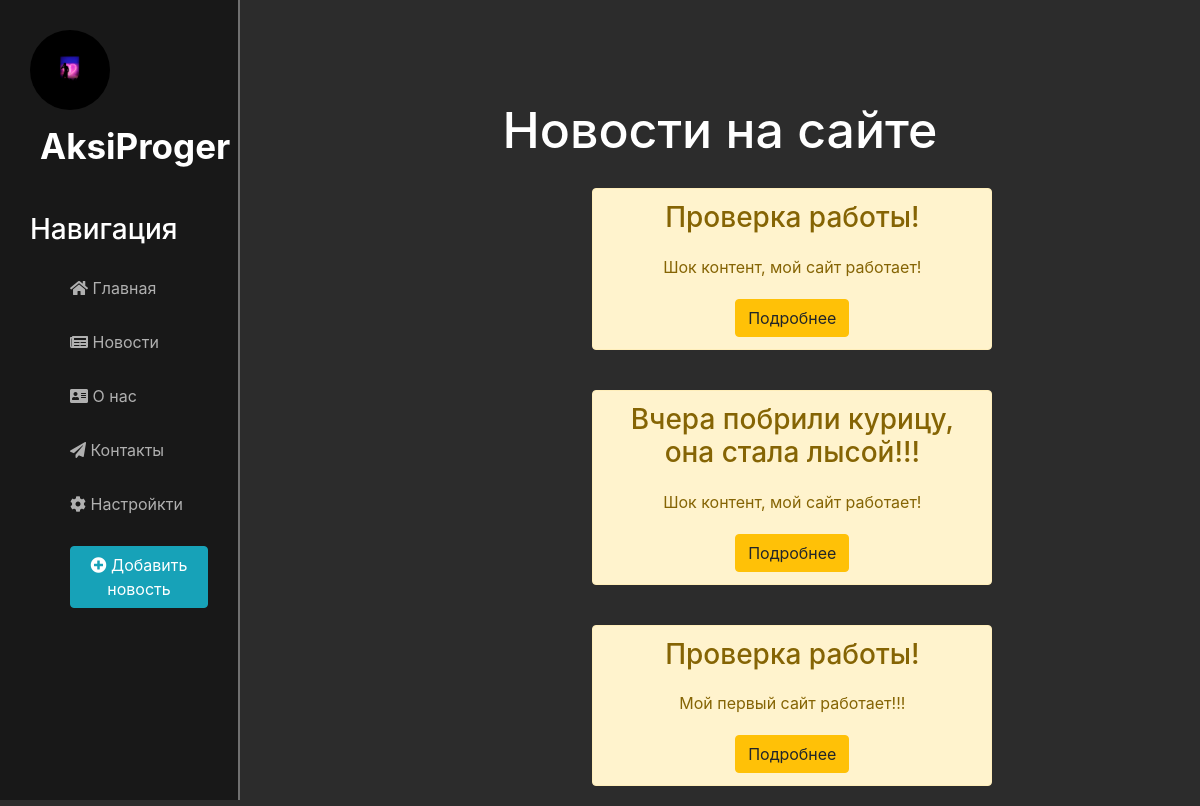
Page /news/ on the committed database.
### news/models.py (models this page shows, shortened)
class articles(models.Model):
    title = models.CharField('Название', max_length=50) #Создаём поле с названием 'Название' и ограничиваем в 50 символов
    anons = models.CharField('Анонс', max_length=250) #Создаём поле с названием 'Анонс' и ограничиваем в 50 символов
    full_text = models.TextField('Статья') #Создаём поле с названием 'Статья' её кол-во символов может достигать до 20к
    date = models.DateTimeField('Дата публикации') #Создаём поле с названием 'Дата публикации'
    class Meta:
        verbose_name = 'Новость' #Имя таблички в единственном числе
        verbose_name_plural = 'Новости' #Имя таблички в множественном числе

### news/views.py (the view)
# urls.py: path('', views.news_home, name="news_home"), #Делаем для 'Новости' ссылку на views из другого приложения
def news_home(request):
    news = articles.objects.order_by('-date') #Получить все объекты
    return render(request, 'news/news_home.html', {'news': news}) #Обрабатываем запрос и возвращаем шаблон html из папки templates

### news/templates/news/news_home.html (shortened to what this page needs)
{% extends 'main/layout.html' %}
{% block content %}
    <div class="features">
        <h1>Новости на сайте</h1>
        {% if news %}
            {% for val in news %}
                <div class="alert alert-warning">
                    <h3>{{ val.title }}</h3>
                    <p>{{ val.anons }}</p>
                    <a href="{% url 'news-detail' val.id %}" class="btn btn-warning">Подробнее</a>
                </div>
            {% endfor %}
        {% else %}
            <p>У вас нет новостей</p>
        {% endif %}
    </div>
{% endblock %}

### main/templates/main/layout.html (shortened to what this page needs)
{% load static %}
<!doctype html>
<html lang="ru">
<head>
    <link rel="stylesheet" href="https://stackpath.bootstrapcdn.com/bootstrap/4.5.2/css/bootstrap.min.css">
    <link rel="stylesheet" href="{% static 'main/css/main.css' %}">
    <link rel="stylesheet" href="https://use.fontawesome.com/releases/v5.8.2/css/all.css">
</head>
<body>
    <aside>
        <img src="{% static 'main/img/Aksi.jpg' %}" alt="Лого">
        <span class="logo">AksiProger</span>
        <h3>Навигация</h3>
        <ul>
            <a href="{% url 'home' %}"><li><i class="fas fa-home"></i> Главная</li></a>
            <a href="{% url 'news_home' %}"><li><i class="fas fa-newspaper"></i> Новости</li></a>
            <a href="{% url 'about' %}"><li><i class="fas fa-address-card"></i> О нас</li></a>
            <a href=""><li><i class="fas fa-paper-plane"></i> Контакты</li></a>
            <a href=""><li><i class="fas fa-cog"></i> Настройкти</li></a>
            <a href="{% url 'create' %}"><li><button class="btn btn-info"><i class="fas fa-plus-circle"></i> Добавить новость</button></li></a>
        </ul>
    </aside>
    <main>
        {% block  content %}
        {% endblock %}
    </main>
</body>
</html>

### main/static/main/css/main.css (style rules this page uses)
body { background: #2c2c2c; }
aside { float: left; background: #181818; width: 20%; padding: 2.5%; height: 100vh; color: #ffffff; border-right: 2px solid #707070; }
aside img { width: 80px; float: left; border-radius: 50%; }
aside .logo { font-size:35px; margin-left: 10px; font-weight: bold; position: relative; top: 10px }
aside h3 { margin-top: 50px; font-size: 28px; }
aside ul { list-style: none }
aside ul li { color: #b0b0b0; display: block; margin-top: 30px; transition: transform .3s ease; }
main .features { float: left; color: white; margin-top: 100px; text-align: center; width: 80%; }
main .features h1 { font-size: 50px; }
main .features p { max-width: 400px; margin: 20px auto; }
.alert-warning { float: left; clear: both; width: 400px; margin: 20px 36.7%; text-align: center; }

### rows in the picture
articles: title "Проверка работы!", anons "Шок контент, мой сайт работает!"
articles: title "Вчера побрили курицу, она стала лысой!!!", anons "Шок контент, мой сайт работает!"
articles: title "Проверка работы!", anons "Мой первый сайт работает!!!"
